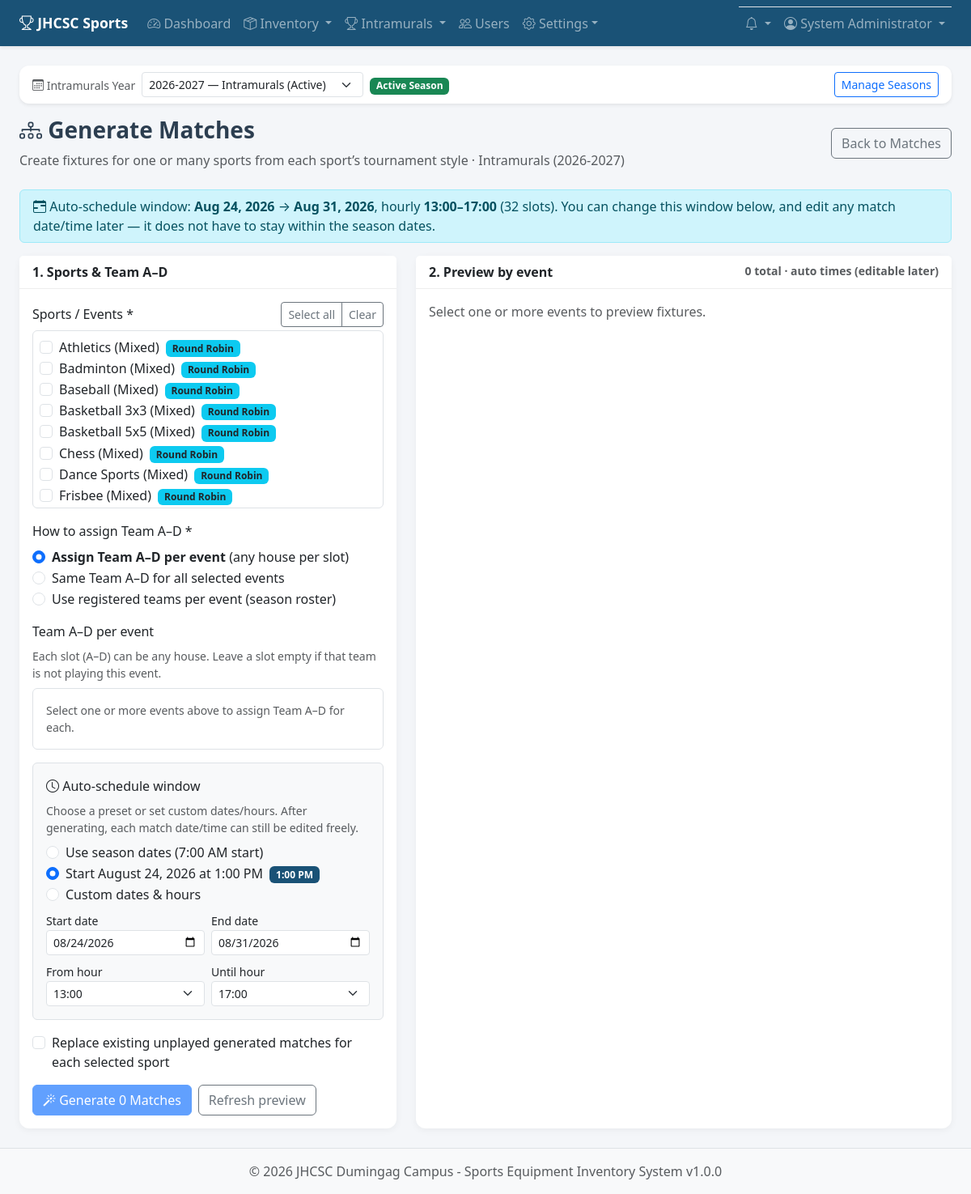
The app's page /intramurals/matches/generate.php (signed in), older data.
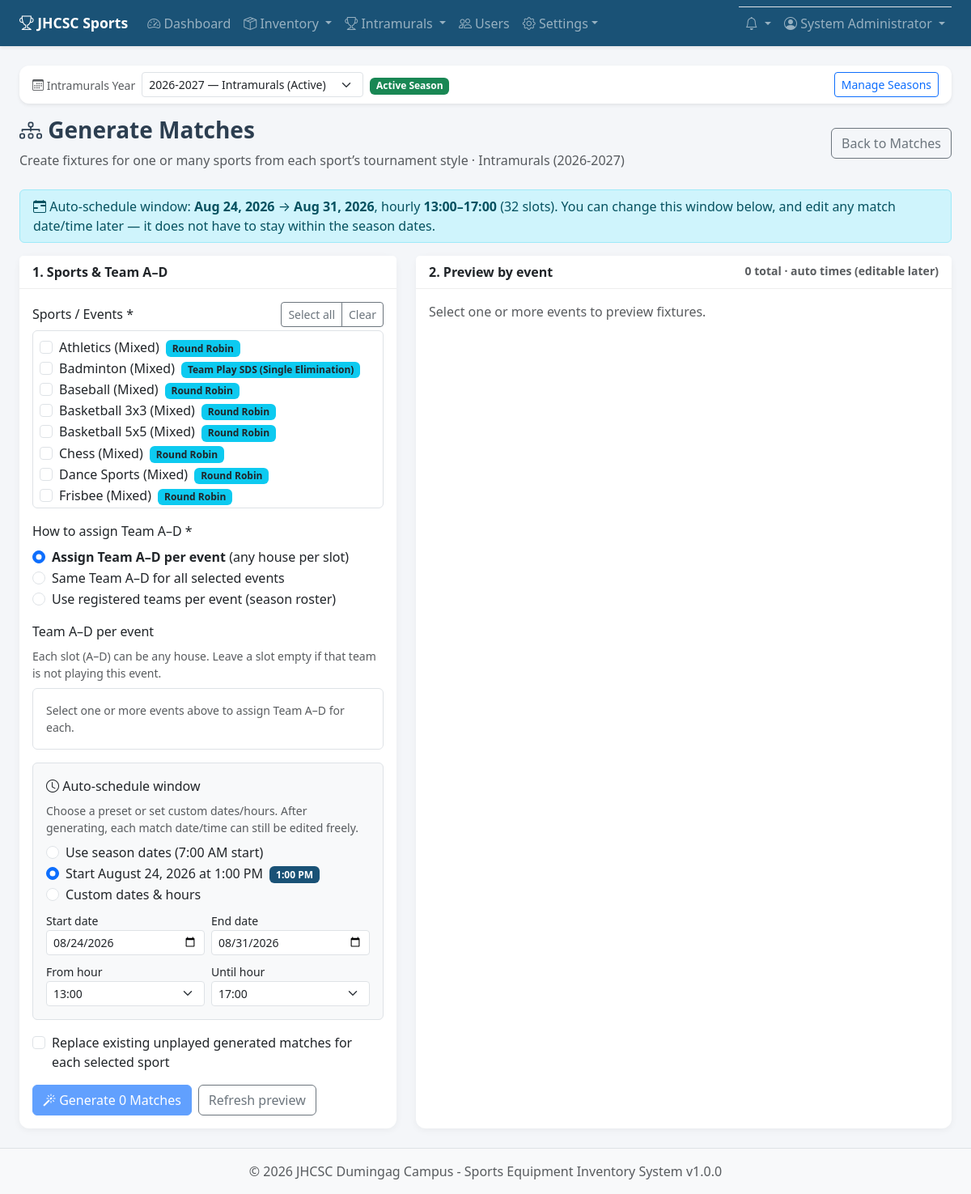
The same page, newer data.
### tables this page shows
CREATE TABLE IF NOT EXISTS intramural_seasons (
    id INT AUTO_INCREMENT PRIMARY KEY,
    name VARCHAR(120) NOT NULL,
    year_label VARCHAR(40) NOT NULL,
    start_date DATE DEFAULT NULL,
    end_date DATE DEFAULT NULL,
    description TEXT,
    is_active TINYINT(1) NOT NULL DEFAULT 0,
    is_archived TINYINT(1) NOT NULL DEFAULT 0,
    created_at TIMESTAMP DEFAULT CURRENT_TIMESTAMP,
    updated_at TIMESTAMP DEFAULT CURRENT_TIMESTAMP ON UPDATE CURRENT_TIMESTAMP,
    UNIQUE KEY uq_season_year_label (year_label)
);

CREATE TABLE IF NOT EXISTS intramural_sports (
    id INT AUTO_INCREMENT PRIMARY KEY,
    name VARCHAR(100) NOT NULL,
    description TEXT,
    category ENUM('men', 'women', 'mixed') NOT NULL DEFAULT 'mixed',
    scoring_method ENUM('points', 'sets', 'games', 'time') NOT NULL DEFAULT 'points',
    rules TEXT,
    schedule_notes TEXT,
    tournament_format ENUM('round_robin', 'single_elimination', 'single_elimination_consolation', 'double_elimination', 'group_knockout', 'rank_first_to_last', 'team_play_sds', 'custom') NOT NULL DEFAULT 'round_robin',
    format_notes TEXT,
    win_points INT NOT NULL DEFAULT 3,
    draw_points INT NOT NULL DEFAULT 1,
    loss_points INT NOT NULL DEFAULT 0,
    point_scheme_id INT DEFAULT NULL,
    is_active TINYINT(1) NOT NULL DEFAULT 1,
    created_at TIMESTAMP DEFAULT CURRENT_TIMESTAMP,
    updated_at TIMESTAMP DEFAULT CURRENT_TIMESTAMP ON UPDATE CURRENT_TIMESTAMP,
    UNIQUE KEY uq_sport_name_category (name, category),
    FOREIGN KEY (point_scheme_id) REFERENCES intramural_point_schemes(id) ON DELETE SET NULL
);

### intramurals/_season_bar.php (called while the page is built, shortened)
<?php
$__writable = isViewingActiveSeason();
?>

### includes/intramurals.php (called while the page is built, shortened)
<?php
function tournamentFormatLabels(): array
{
    return [
        'round_robin' => 'Round Robin',
        'single_elimination' => 'Single Elimination',
        'single_elimination_consolation' => 'Single Elimination with Consolation',
        'double_elimination' => 'Double Elimination',
        'group_knockout' => 'Group Stage → Knockout',
        'rank_first_to_last' => 'Rank from First to Last',
        'team_play_sds' => 'Team Play SDS (Single Elimination)',
        'custom' => 'Custom / Agreed Format',
    ];
}
function tournamentFormatLabel(?string $format): string
{
    $labels = tournamentFormatLabels();
    $key = $format ?: 'round_robin';
    return $labels[$key] ?? ucfirst(str_replace('_', ' ', $key));
}
function sportLabel(array $sport): string
{
    return $sport['name'] . ' (' . ucfirst($sport['category']) . ')';
}
function seasonLabel(array $season): string
{
    return trim(($season['name'] ?? '') . ' (' . ($season['year_label'] ?? '') . ')');
}
function getActiveSeason(): ?array
{
    try {
        $db = getDB();
        $season = $db->query('SELECT * FROM intramural_seasons WHERE is_active = 1 ORDER BY id DESC LIMIT 1')->fetch();
        if ($season) {
            return $season;
        }
        return $db->query('SELECT * FROM intramural_seasons ORDER BY id DESC LIMIT 1')->fetch() ?: null;
    } catch (Throwable $e) {
        return null;
    }
}
function getSeasonById(int $id): ?array
{
    try {
        $db = getDB();
        $stmt = $db->prepare('SELECT * FROM intramural_seasons WHERE id = ?');
        $stmt->execute([$id]);
        return $stmt->fetch() ?: null;
    } catch (Throwable $e) {
        return null;
    }
}
function getCurrentSeasonId(): ?int
{
    $active = getActiveSeason();
    return $active ? (int) $active['id'] : null;
}
function getCurrentSeason(): ?array
{
    $id = getCurrentSeasonId();
    return $id ? getSeasonById($id) : getActiveSeason();
}
function isViewingActiveSeason(): bool
{
    $current = getCurrentSeason();
    return $current && !empty($current['is_active']);
}
function requireWritableSeason(): void
{
    if (!isViewingActiveSeason()) {
        flash('error', 'Switch to the active intramurals season before making changes. Historical seasons are view-only.');
        redirect(BASE_URL . '/intramurals/index.php');
    }
}

### includes/functions.php (called while the page is built, shortened)
<?php
function sanitize(string $input): string
{
    return htmlspecialchars(trim($input), ENT_QUOTES, 'UTF-8');
}

### intramurals/matches/generate.php (the view, shortened to what the rows shown need)
<?php
requireWritableSeason();
$db = getDB();
$season = getCurrentSeason();
$sports = $db->query('SELECT * FROM intramural_sports WHERE is_active = 1 ORDER BY name, category')->fetchAll();
$selectedSportIds = [];
require_once __DIR__ . '/../../includes/header.php';
require __DIR__ . '/../_season_bar.php';
    ?>
<div class="page-header d-flex justify-content-between align-items-center flex-wrap gap-2">
    <div>
        <h1><i class="bi bi-diagram-3"></i> Generate Matches</h1>
        <p class="text-muted mb-0">
            Create fixtures for one or many sports from each sport’s tournament style
            <?= $season ? ' · ' . sanitize(seasonLabel($season)) : '' ?>
        </p>
    </div>
</div>
<form method="POST" id="generateForm">
    <div class="row g-4">
        <div class="col-lg-5">
            <div class="card h-100">
                <div class="card-body">
                    <div class="mb-3">
                        <div class="border rounded p-2" style="max-height:220px;overflow:auto">
                            <?php foreach ($sports as $s): ?>
                            <div class="form-check">
                                <input class="form-check-input sport-check" type="checkbox" name="sport_ids[]" value="<?= $s['id'] ?>" id="sport<?= $s['id'] ?>"
                                    <?= in_array((int) $s['id'], $selectedSportIds, true) ? 'checked' : '' ?>
                                    onchange="toggleSportTeams(); updatePreview()">
                                <label class="form-check-label" for="sport<?= $s['id'] ?>">
                                    <?= sanitize(sportLabel($s)) ?>
                                    <span class="badge bg-info text-dark ms-1"><?= sanitize(tournamentFormatLabel($s['tournament_format'] ?? 'round_robin')) ?></span>
                                </label>
                            </div>
                            <?php endforeach; ?>
                        </div>
                    </div>
                </div>
            </div>
        </div>
    </div>
</form>
<?php require_once __DIR__ . '/../../includes/footer.php'; ?>

Row changes from the older to the newer data that the page shows:
changed intramural_sports "Badminton (Mixed)": tournament_format "Round Robin" → "Team Play SDS (Single Elimination)"
